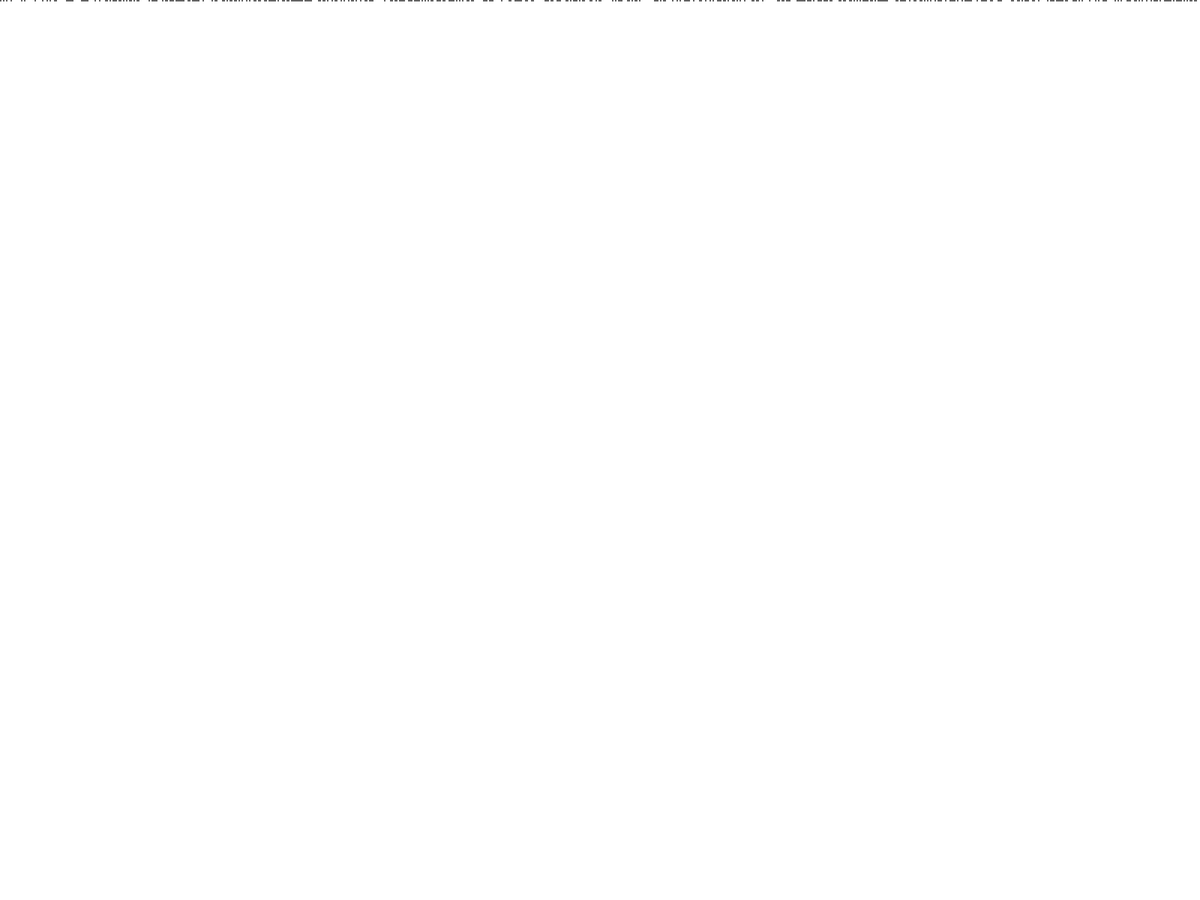
Frame 1 (no input)
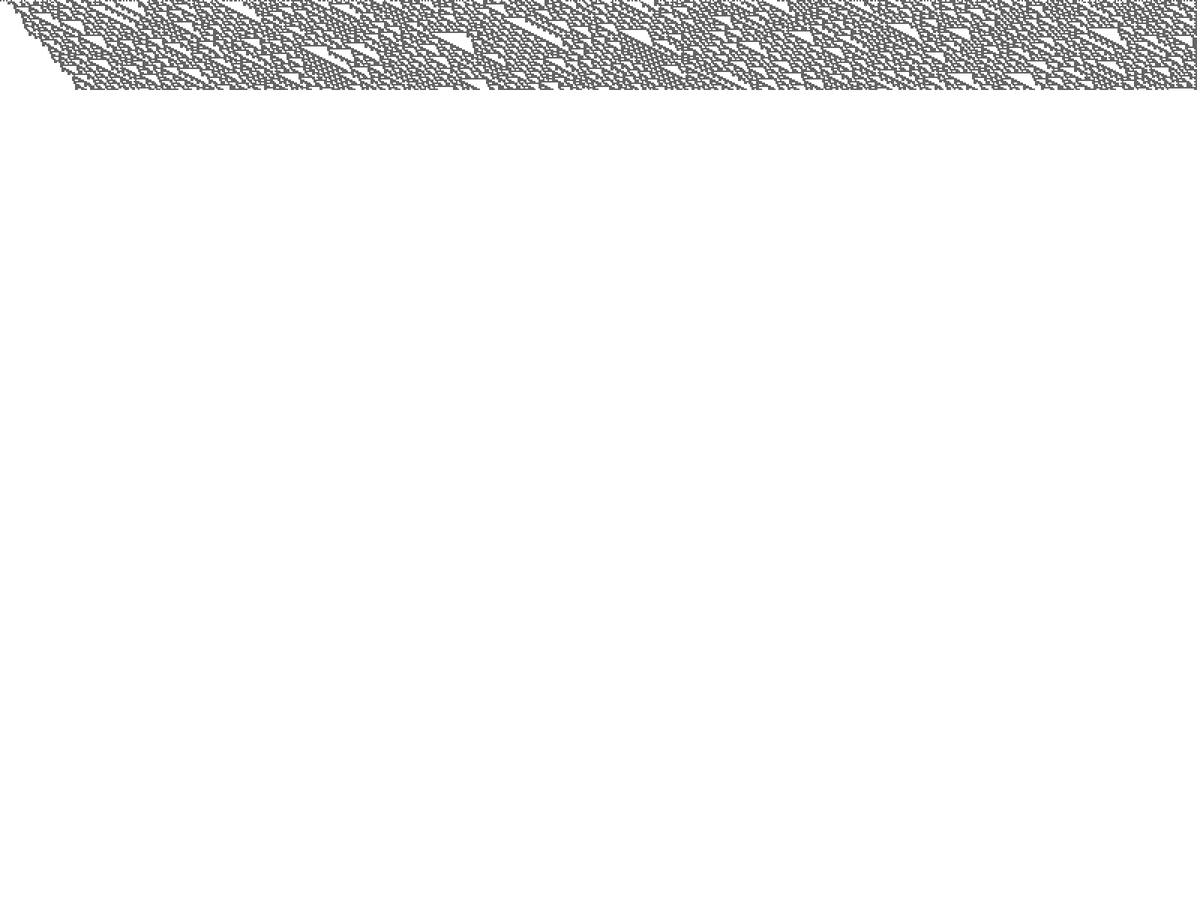
Frame 60 (the mouse pressed at the canvas centre just before this capture)
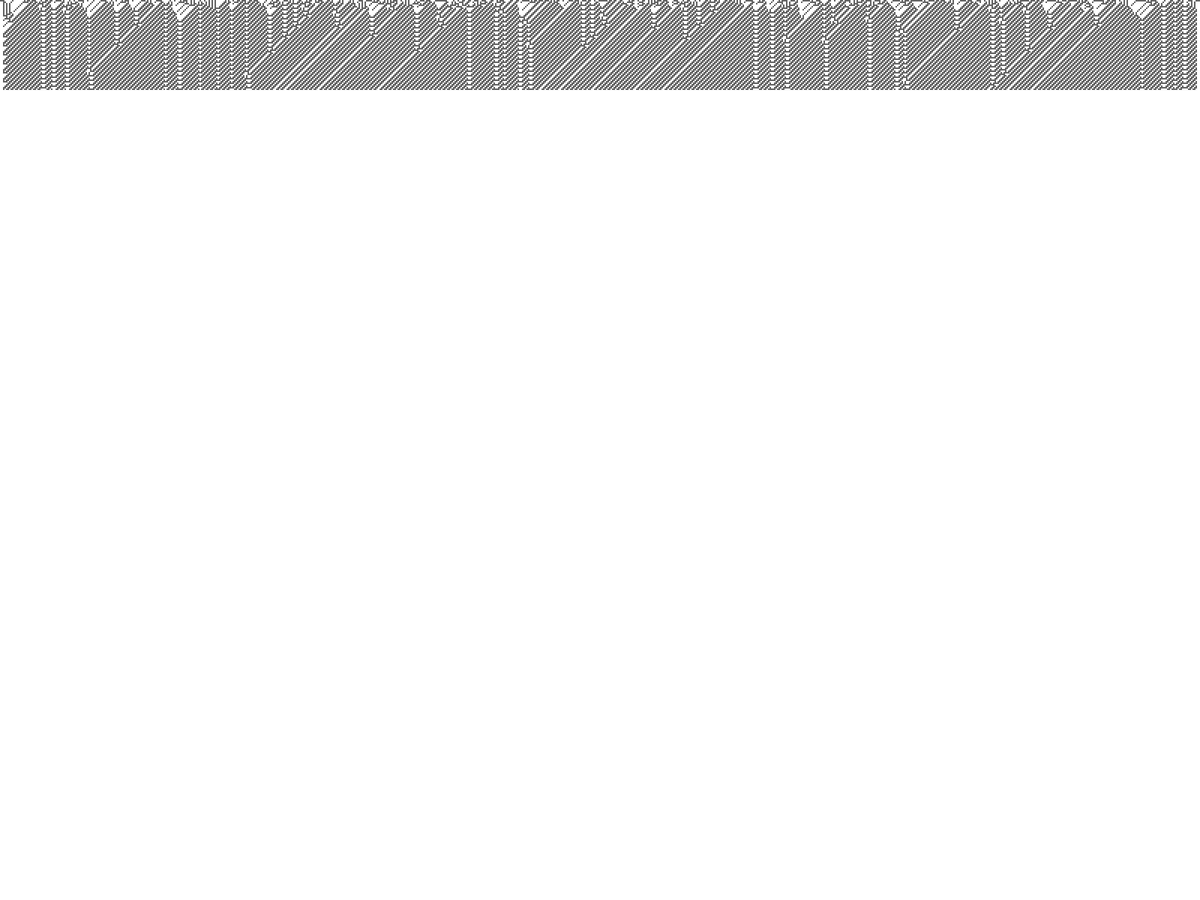
Frame 120 (the mouse held since frame 60 and released just before this capture)

The Processing sketch that drew these frames (run headless with seeded random() and noise(); from frame 60 on, the mouse is pressed at the canvas centre):

// Processing sketch: CA_all_rules_random_4
// ── CA_all_rules_random_4.pde
Cell ca;

void setup() {
  //size(1000, 400);
  fullScreen();
  frameRate(35);
  background(255);
  noStroke();
  ca = new Cell(2);
}


void draw() {

  ca.display();
  ca.generate();
  ca.check();
}

void keyPressed() {
  if (key == 's') {
    noLoop();
  } else if (key == 'r') {
    loop();
  }
}

void mousePressed() {
  background(255);
  ca = new Cell(2);
}

// ── cell.pde


class Cell {
  int[] cells;
  int[] ruleSet = new int[int(pow(2, 5))];

  int w;
  int generation;

  Cell(int w_) {
    w = w_;
    generation = 0;

    cells = new int[width/w];

    for (int i = 0; i < cells.length; i++) {
        cells[i] = int(random(2));
    }

    for (int i = 0; i < ruleSet.length; i++) {
      float tem = random(1);
      if (tem < 0.5) {
        ruleSet[i] = 1;
      } else {
        ruleSet[i] = 0;
      }
    }
  }

  void generate() {

    int[] nextGen = new int[cells.length];
    for (int i = 2; i < cells.length - 2; i++) {
      int left = cells[i - 1];
      int left1 = cells[i - 2];
      int mid = cells[i];
      int right = cells[i + 1];
      int right1 = cells[i + 2];
      nextGen[i] = rules(left, left1, mid, right, right1);
    }
    cells = nextGen;
    generation++;
  }

  int rules(int a, int a1, int b, int c, int c1) {
    String s = "" + a + a1 + b + c + c1;
    int index = Integer.parseInt(s, 2);
    println(index);
    return ruleSet[index];
  }

  void display() {
    for (int i = 0; i < cells.length; i++) {
      if (cells[i] == 1) fill(100);
      else fill(255);
      rect(i*w, generation*w, w, w);
    }
  }

  void check() {
    if (generation * w > height + 125) {
      background(255);
      generation = 0;

      //println(frameCount);
      for (int i = 0; i < cells.length; i++) {
        cells[i] = int(random(2));
      }

      for (int i = 0; i < ruleSet.length; i++) {
        float tem = random(1);
        if (tem < 0.5) {
          ruleSet[i] = 1;
        } else {
          ruleSet[i] = 0;
        }
        println(ruleSet[i]);
      }
    }
  }
}
